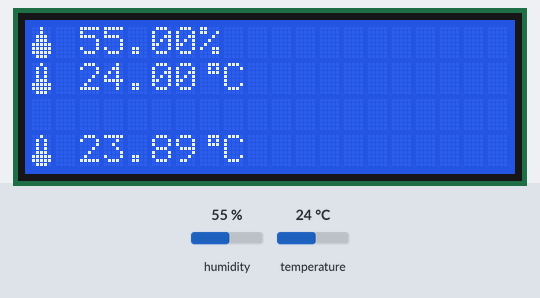
This sketch was run on a simulated Arduino Uno, built with avr-gcc and run on an emulated ATmega328P. On the bench: 20×4 character LCD. The test bench sets the inputs (shaded band); at power-on: humidity 55 %, temperature 24 °C.

Above: at 1.2 s.
1.3 s: humidity set to 22 %
At 3.6 s:
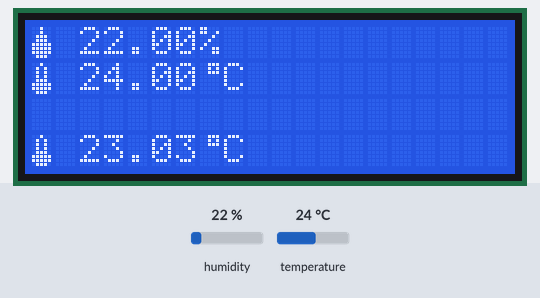
4.1 s: temperature set to 12 °C
At 4.7 s:
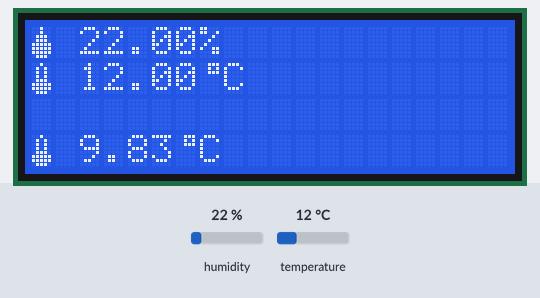
6.9 s: humidity set to 40 %
At 9.4 s:
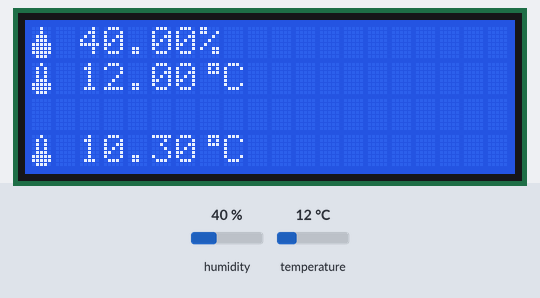
9.8 s: temperature set to 19 °C
At 11.8 s:
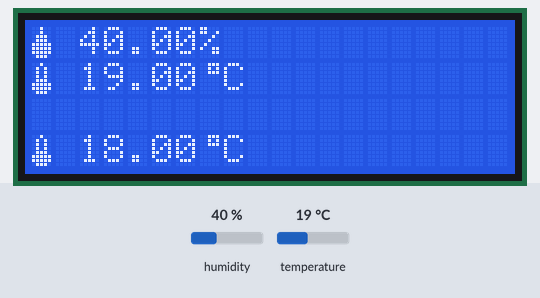
Timing chart, 0 to 13.3 s (numbered marks = the images above; inputs shaded):
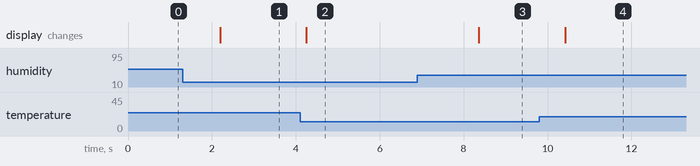

The sketch:

dht11-dht22-challenge.ino
```cpp
// (licence header left out)
// Library for I2C / TWI device communication
#include <Wire.h>

// Library to control the LCD screen
#include <LiquidCrystal_I2C.h>

/*
 * Set the correct chip for your LCD
 * Use 0x27 when you have the PCF8574 chip made by NXP
 * Use 0x3F when you have the PCF8574A chip made by Ti (Texas Instruments)
 * The last two digits represent the LCD size
 * e.g. 20x4 or 16x2
 *
 */
LiquidCrystal_I2C lcd(0x27, 20, 4);
//LiquidCrystal_I2C lcd(0x3F, 16, 2);

/*
 * De onderstaande symbolen zijn online gemaakt met de LCD symbool generator op:
 * https://maxpromer.github.io/LCD-Character-Creator/
 */

// Degree symbol
byte degree[] = {
  0x07,
  0x05,
  0x07,
  0x00,
  0x00,
  0x00,
  0x00,
  0x00
};

// Water drop
byte humid[] = {
  0x04,
  0x04,
  0x0E,
  0x0E,
  0x1F,
  0x1F,
  0x1F,
  0x0E
};

// Thermometer
byte temp[] = {
  0x04,
  0x0A,
  0x0A,
  0x0A,
  0x0E,
  0x1F,
  0x1F,
  0x0E
};

#include "DHT.h"             // Library for DHT sensors

#define dhtPin 12            // data pin

/*
 * Uncomment the correct DHT chip
 */
#define dhtType DHT11        // DHT 11
//#define dhtType DHT22      // DHT 22 (AM2302), AM2321
//#define dhtType DHT21      // DHT 21 (AM2301)

DHT dht(dhtPin, dhtType);    // Initialise the DHT library

float humidityVal;           // humidity
float tempValC;              // temperature in degrees Celcius
float tempValF;              // temperature in degrees Fahrenheit
float heatIndexC;            // windchill in degrees Celcius
float heatIndexF;            // windchill in degrees Fahrenheit

void setup() {
  Serial.begin(9600);        // Initialise the serial monitor

  // LCD screen
  lcd.init();                // initialise the LCD
  lcd.backlight();           // turn backlight on
  lcd.createChar(1, degree); // define a symbol for memory position 1
  lcd.createChar(2, humid);  // define a symbol for memory position 2
  lcd.createChar(3, temp);   // define a symbol for memory position 3

  // DHT sensor
  dht.begin();               // start with reading the DHT sensor
}

void loop() {

  humidityVal = dht.readHumidity();        // get the humidity from the DHT sensor
  tempValC = dht.readTemperature();        // get the temperature in degrees Celcius from the DHT sensor
  tempValF = dht.readTemperature(true);    // get the temperature in degrees Fahrenheit from the DHT sensor

  // Check if all values are read correctly, if not try again and exit loop()
  if (isnan(humidityVal) || isnan(tempValC) || isnan(tempValF)) {
    Serial.println("Reading DHT sensor failed!");

    // end the loop() function
    return;
  }

  lcd.clear();                 // clear the screen

  // Calculate the windchill in degrees Celcius
  heatIndexC = dht.computeHeatIndex(tempValC, humidityVal, false);

  // Calculate the windchill in degrees Fahrenheit
  heatIndexF = dht.computeHeatIndex(tempValF, humidityVal);

  // Print all values on the LCD
  lcd.setCursor(0, 0);         // set the cursor to position 1, line 1
  lcd.write(2);
  lcd.print(" ");
  lcd.print(humidityVal);
  lcd.print("%");

  lcd.setCursor(0, 1);         // set the cursor to position 1, line 2
  lcd.write(3);
  lcd.print(" ");
  lcd.print(tempValC);
  lcd.write(1);
  lcd.print("C ");

  lcd.setCursor(0, 3);         // set the cursor to position 1, line 4
  lcd.write(3);
  lcd.print(" ");
  lcd.print(heatIndexC);
  lcd.write(1);
  lcd.print("C ");

  delay(2000);
}
```

Measured:
- after the input at 1.3 s, the display: changes after 0.90 s (image 1)
- after the input at 4.1 s, the display: changes after 0.15 s (image 2)
- after the input at 6.9 s, the display: changes after 1.5 s (image 3)
- after the input at 9.8 s, the display: changes after 0.62 s (image 4)
